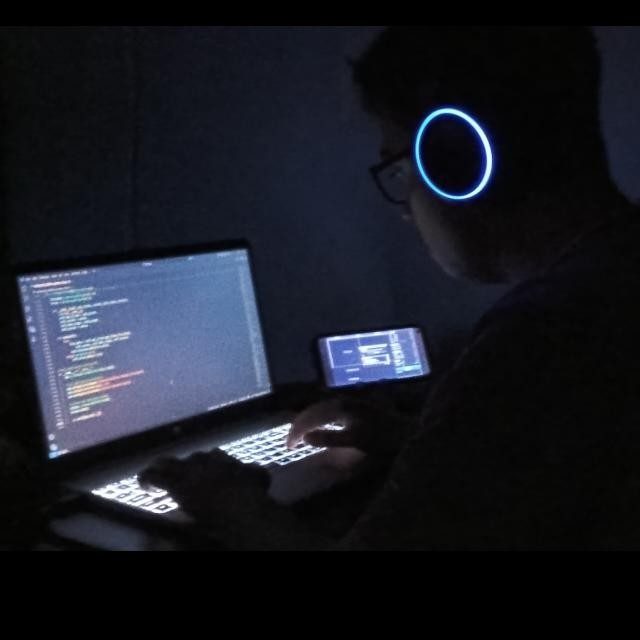
#> input picture avatar.jpg, 640 x 640 px, found by its file name
$ python generate_particle_morph.py
#> lines starting #> are read from the running program, lines starting #| are printed output that depends on the picture
import math
import random
import numpy as np
from PIL import Image, ImageDraw, ImageFilter

def create_particle_morph_gif():
    width, height = 400, 400
    n_particles = 1200

    # 1. Load portrait and extract high-resolution facial feature particles
    img_path = "/home/aman-amarjit/Desktop/Aman-Amarjit/avatar.jpg"
    img = Image.open(img_path).convert("L").resize((width, height))

    # Apply Sobel edge detection to highlight face contour, glasses/eyes, and features
    edges = img.filter(ImageFilter.FIND_EDGES)
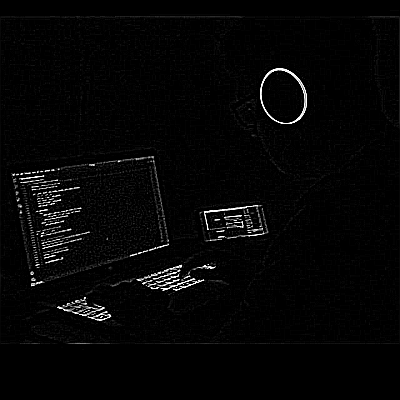
#> edges: PIL image 400x400 L; min 0, max 255, mean 5.7
    img_np = np.array(img)
    edges_np = np.array(edges)

    points_pool = []
    # Sample facial edges and key features
    for y in range(10, height - 10, 2):
        for x in range(10, width - 10, 2):
            edge_val = edges_np[y, x]
            brightness = img_np[y, x]

            # High probability for edges (eyes, hair, glasses, face contour)
            if edge_val > 40:
                points_pool.append((x, y))
            elif brightness < 120 and random.random() < 0.3:
                points_pool.append((x, y))
#> after the loop, points_pool = 11004 pairs, first value 10 to 388, second value 10 to 388

    random.shuffle(points_pool)

    if len(points_pool) < n_particles:
        while len(points_pool) < n_particles:
            points_pool.append((random.randint(40, 360), random.randint(40, 360)))

    target_face = np.array(points_pool[:n_particles], dtype=float)
#> target_face = 1200 pairs, first value 10 to 388, second value 10 to 388

    # 2. Shape Target 2: Code Brackets </ >
    target_code = []
    # Left bracket '<'
    for t in np.linspace(0, 1, n_particles // 3):
        if t < 0.5:
            x = 130 - t * 110
            y = 200 - t * 220
        else:
            x = 75 + (t - 0.5) * 110
            y = 90 + (t - 0.5) * 220
        target_code.append((x + random.uniform(-3, 3), y + random.uniform(-3, 3)))

    # Slash '/'
    for t in np.linspace(0, 1, n_particles // 3):
        x = 220 - t * 40
        y = 290 - t * 180
        target_code.append((x + random.uniform(-3, 3), y + random.uniform(-3, 3)))

    # Right bracket '>'
    for t in np.linspace(0, 1, n_particles - len(target_code)):
        if t < 0.5:
            x = 270 + t * 110
            y = 200 - t * 220
        else:
            x = 325 - (t - 0.5) * 110
            y = 90 + (t - 0.5) * 220
        target_code.append((x + random.uniform(-3, 3), y + random.uniform(-3, 3)))

    target_code = np.array(target_code, dtype=float)

    # 3. Shape Target 3: Particle Triangle / Pyramid
    target_tri = []
    top = (200, 70)
    left = (70, 330)
    right = (330, 330)

    for _ in range(n_particles):
        r1, r2 = random.random(), random.random()
        if r1 + r2 > 1.0:
            r1, r2 = 1.0 - r1, 1.0 - r2
        px = (1 - r1 - r2) * top[0] + r1 * left[0] + r2 * right[0]
        py = (1 - r1 - r2) * top[1] + r1 * left[1] + r2 * right[1]
        target_tri.append((px + random.uniform(-2, 2), py + random.uniform(-2, 2)))

    target_tri = np.array(target_tri, dtype=float)

    def ease_in_out(t):
        return 0.5 * (1 - math.cos(math.pi * t))

    frames = []
    hold_frames = 18
    morph_frames = 24

    def generate_transition(pts_start, pts_end, is_hold=False):
#> called with pts_start = array of shape (1200, 2), pts_end = array of shape (1200, 2), is_hold = True
        for f in range(hold_frames if is_hold else morph_frames):
            alpha = 1.0 if is_hold else ease_in_out(f / float(morph_frames))
            curr_pts = (1 - alpha) * pts_start + alpha * pts_end

            canvas = Image.new("RGB", (width, height), (9, 13, 22))
            draw = ImageDraw.Draw(canvas)

            for idx, (px, py) in enumerate(curr_pts):
                jx = px + math.sin(f * 0.15 + idx) * 0.8
                jy = py + math.cos(f * 0.15 + idx) * 0.8

                ratio = (idx / float(n_particles) + f * 0.015) % 1.0
                r = int(0 * (1 - ratio) + 168 * ratio)
                g = int(243 * (1 - ratio) + 85 * ratio)
                b = int(255 * (1 - ratio) + 247 * ratio)

                size = 1.2
                draw.ellipse([jx - size, jy - size, jx + size, jy + size], fill=(r, g, b))

            frames.append(canvas)
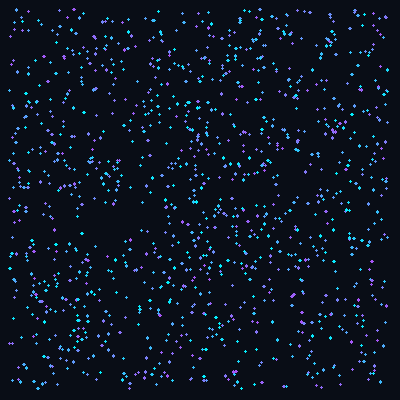
#> canvas: PIL image 400x400 RGB; mean R, G, B 12.3, 19.6, 32
#> after the loop, frames = 18 items

    generate_transition(target_face, target_face, is_hold=True)
    generate_transition(target_face, target_code, is_hold=False)
#> call 2 of generate_transition, with pts_start = array of shape (1200, 2), pts_end = array of shape (1200, 2), is_hold = False
#> after the loop in generate_transition (call 2), `for f in range(hold_frames if is_hold else morph_frames):`:
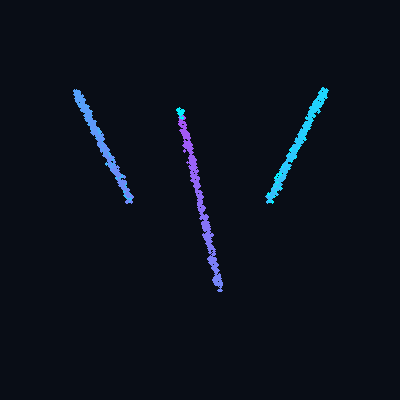
#> canvas: PIL image 400x400 RGB; mean R, G, B 10.7, 16, 26.8
#> after the loop in generate_transition (call 2), `for f in range(hold_frames if is_hold else morph_frames):`: frames = 42 items
    generate_transition(target_code, target_code, is_hold=True)
    generate_transition(target_code, target_tri, is_hold=False)
#> call 4 of generate_transition, with pts_start = array of shape (1200, 2), pts_end = array of shape (1200, 2), is_hold = False
#> after the loop in generate_transition (call 4), `for f in range(hold_frames if is_hold else morph_frames):`:
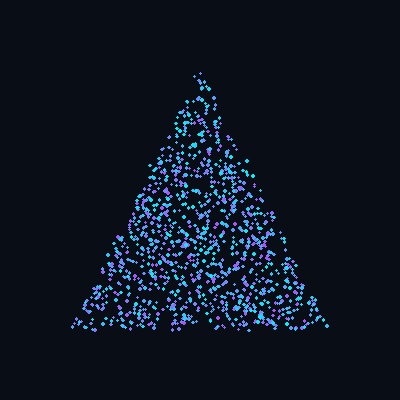
#> canvas: PIL image 400x400 RGB; mean R, G, B 12.7, 20.8, 33.7
#> after the loop in generate_transition (call 4), `for f in range(hold_frames if is_hold else morph_frames):`: frames = 84 items
    generate_transition(target_tri, target_tri, is_hold=True)
#> after the loop in generate_transition (call 5), `for f in range(hold_frames if is_hold else morph_frames):`:
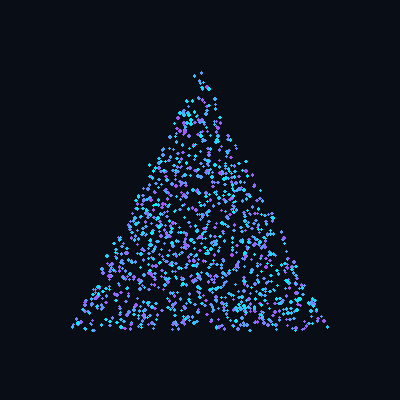
#> canvas: PIL image 400x400 RGB; mean R, G, B 12.8, 20.6, 33.5
#> after the loop in generate_transition (call 5), `for f in range(hold_frames if is_hold else morph_frames):`: frames = 102 items
    generate_transition(target_tri, target_face, is_hold=False)
#> after the loop in generate_transition (call 6), `for f in range(hold_frames if is_hold else morph_frames):`:
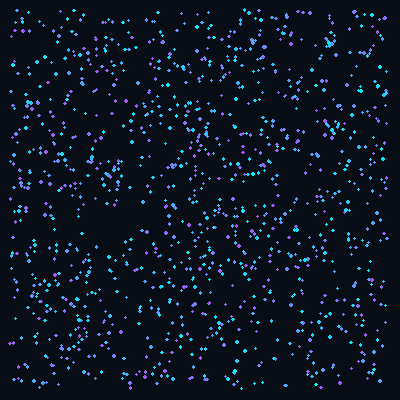
#> canvas: PIL image 400x400 RGB; mean R, G, B 13.1, 21.3, 34.6
#> after the loop in generate_transition (call 6), `for f in range(hold_frames if is_hold else morph_frames):`: frames = 126 items

    output_gif = "/home/aman-amarjit/Desktop/Aman-Amarjit/particle_morphing.gif"
    frames[0].save(
        output_gif,
        save_all=True,
        append_images=frames[1:],
        duration=40,
        loop=0
    )
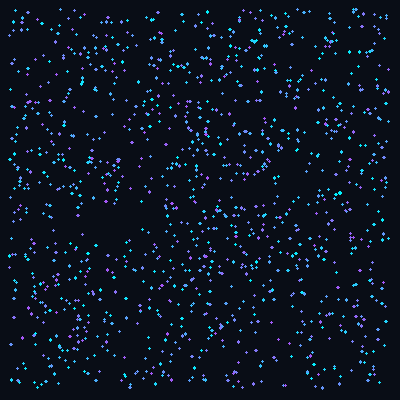
#> saved as particle_morphing.gif: PIL image 400x400 RGB; mean R, G, B 12.3, 19.6, 32.1
    print("High-res 1200-particle morphing GIF successfully generated!")

if __name__ == "__main__":
    create_particle_morph_gif()
